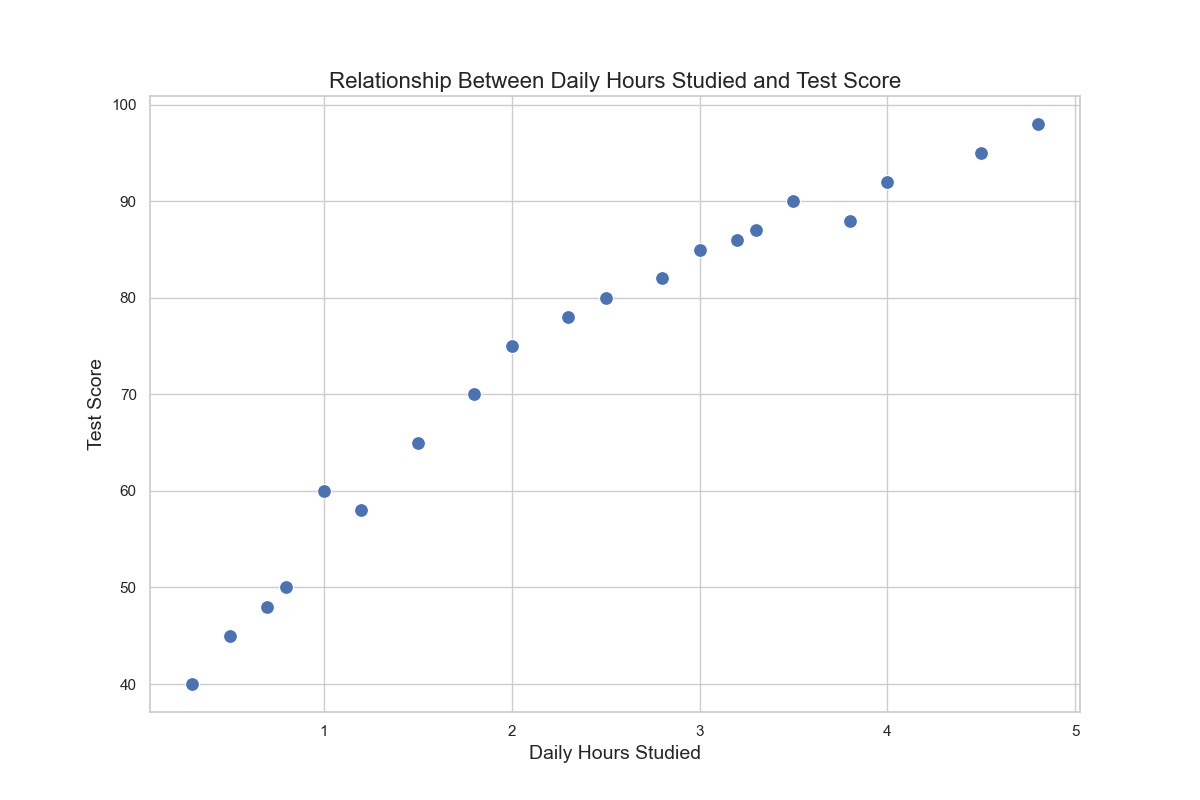

Reproduce this figure in Python.

import seaborn as sns
import pandas as pd
import matplotlib.pyplot as plt

# Create a DataFrame from the given table data
data = {
    'StudentID': [1, 2, 3, 4, 5, 6, 7, 8, 9, 10, 11, 12, 13, 14, 15, 16, 17, 18, 19, 20],
    'Daily Hours Studied': [1.5, 0.5, 2.0, 3.5, 4.0, 1.2, 2.5, 3.8, 0.8, 4.5, 2.8, 3.0, 3.3, 1.8, 0.3, 1.0, 3.2, 4.8, 2.3, 0.7],
    'Test Score': [65, 45, 75, 90, 92, 58, 80, 88, 50, 95, 82, 85, 87, 70, 40, 60, 86, 98, 78, 48]
}
df = pd.DataFrame(data)

# Set the size of the chart
plt.figure(figsize=(12, 8))

# Plot the relationship between Daily Hours Studied and Test Score
# with a custom color scheme
scatter = sns.scatterplot(
    x='Daily Hours Studied',
    y='Test Score',
    data=df,
    palette=['#FF5733', '#33FF57', '#3357FF', '#57FF33'],
    s=100 # Set the size of markers
)

# Customize the chart with a new headline and format
scatter.set_title('Relationship Between Daily Hours Studied and Test Score', fontsize=16)
scatter.set_xlabel('Daily Hours Studied', fontsize=14)
scatter.set_ylabel('Test Score', fontsize=14)

# Show the chart
plt.show()
